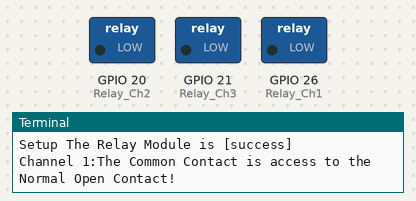
The program below on a simulated Raspberry Pi (BCM pin numbers). On the bench: switched loads named in the program (green lamp = pin HIGH), the last lines printed to the terminal.

Above: at 0.2 s.
At 1.0 s:
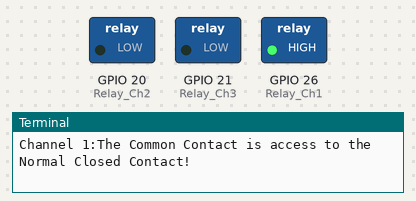
At 2.0 s:
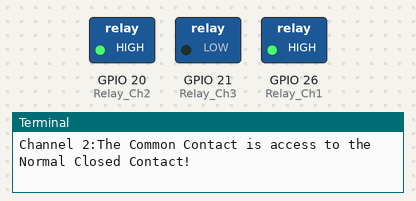
At 2.7 s:
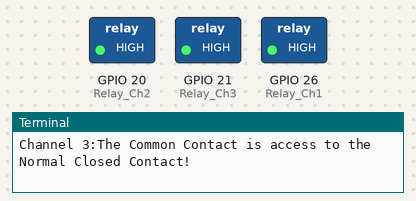
At 4.2 s:
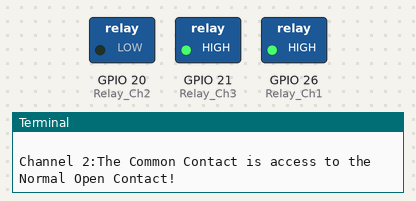
At 6.2 s:
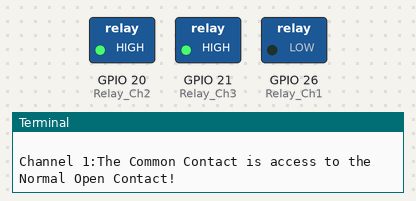
Timing chart, 0 to 6.9 s (numbered marks = the images above):
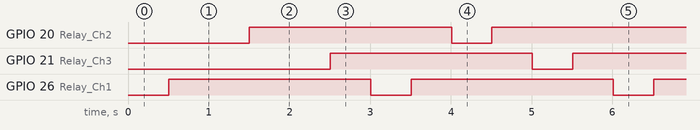

The program:

Relay_Module.py
```python
##################################################

#           P26 ----> Relay_Ch1
#			P20 ----> Relay_Ch2
#			P21 ----> Relay_Ch3

##################################################
#!/usr/bin/python
# -*- coding:utf-8 -*-
try:
    import RPi.GPIO as GPIO
except RuntimeError:
    print("Error importing RPi.GPIO!  This is probably because you need superuser privileges.  You can achieve this by using 'sudo' to run your script")

import time

# Get GPIO version and board version
print(f"GPIO.VERSION = {GPIO.VERSION}")
print(f"GPIO.RPI_INFO['P1_REVISION'] = {GPIO.RPI_INFO['P1_REVISION']}")

Relay_Ch1 = 26
Relay_Ch2 = 20
Relay_Ch3 = 21

GPIO.setwarnings(False)
GPIO.setmode(GPIO.BCM)

GPIO.setup(Relay_Ch1,GPIO.OUT)
GPIO.setup(Relay_Ch2,GPIO.OUT)
GPIO.setup(Relay_Ch3,GPIO.OUT)

print("Setup The Relay Module is [success]")

try:
	while True:
		#Control the Channel 1
		GPIO.output(Relay_Ch1,GPIO.LOW)
		print("Channel 1:The Common Contact is access to the Normal Open Contact!")
		time.sleep(0.5)

		GPIO.output(Relay_Ch1,GPIO.HIGH)
		print("Channel 1:The Common Contact is access to the Normal Closed Contact!\n")
		time.sleep(0.5)

		#Control the Channel 2
		GPIO.output(Relay_Ch2,GPIO.LOW)
		print("Channel 2:The Common Contact is access to the Normal Open Contact!")
		time.sleep(0.5)

		GPIO.output(Relay_Ch2,GPIO.HIGH)
		print("Channel 2:The Common Contact is access to the Normal Closed Contact!\n")
		time.sleep(0.5)

		#Control the Channel 3
		GPIO.output(Relay_Ch3,GPIO.LOW)
		print("Channel 3:The Common Contact is access to the Normal Open Contact!")
		time.sleep(0.5)

		GPIO.output(Relay_Ch3,GPIO.HIGH)
		print("Channel 3:The Common Contact is access to the Normal Closed Contact!\n")
		time.sleep(0.5)

except:
	print("except")
	GPIO.cleanup()
```

Measured:
- by itself, GPIO 20 (Relay_Ch2), GPIO 21 (Relay_Ch3), GPIO 26 (Relay_Ch1): alternates HIGH for 2.5 s and LOW for 0.50 s
